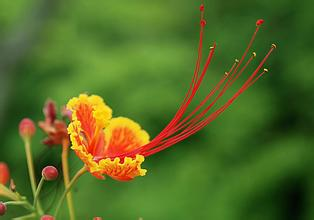
#> input picture 0000/1.jpg, 314 x 220 px
$ python AddNumToImage.py
#> lines starting #> are read from the running program, lines starting #| are printed output that depends on the picture
from PIL import Image, ImageDraw, ImageFont

img = Image.open('1.jpg')
#> img is the input picture: PIL image 314x220 RGB; mean R, G, B 84.7, 107.2, 37.2
draw = ImageDraw.Draw(img)
myfont = ImageFont.truetype('myf.ttf', size = 50)
width, height = img.size
#> width = 314; height = 220
draw.text((40, 40), 'hello', font = myfont, fill = "#000000")
img.save('result.jpg', 'jpeg')
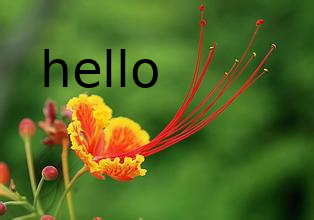
#> saved as result.jpg: PIL image 314x220 RGB; mean R, G, B 82.9, 104.5, 36.2
